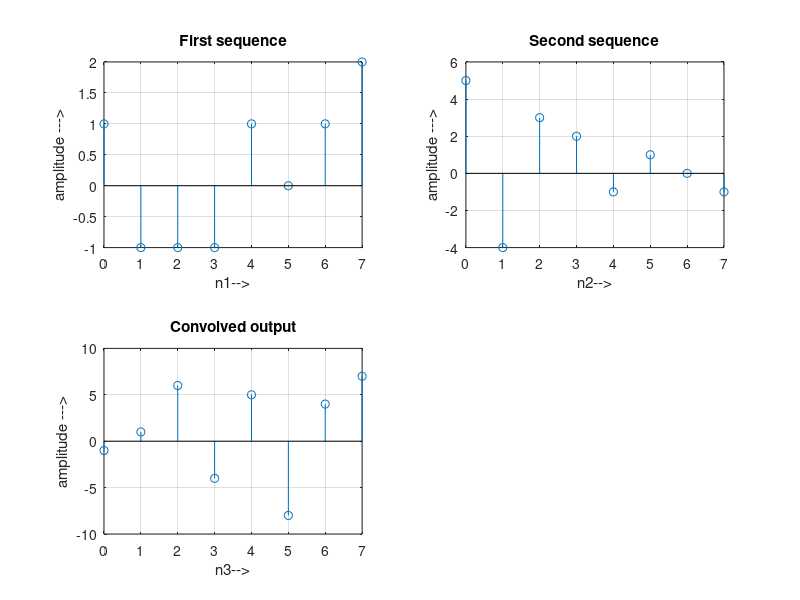

Source code (MATLAB):
clc;close all;clear all;
x=[1 -1 -1 -1 1 0 1 2];
h=[5 -4 3 2 -1 1 0 -1];
M=length(x);
L=length(h);
N=max(M,L);
y=cconv(x,h,N);
disp('The value of y are = ');
disp(y);


n1=0:L-1;
subplot(2,2,1);
stem(n1,x);
grid on; 
xlabel('n1-->');
ylabel('amplitude --->');
title('First sequence');
 
n2=0:M-1;
subplot(2,2,2)
stem(n2,h);
grid on;
xlabel('n2-->')
ylabel('amplitude --->');
title('Second sequence');
n3=0:N-1;
subplot(2,2,3)
stem(n3,y);
grid on;
xlabel('n3-->')
ylabel('amplitude --->');
title('Convolved output');
